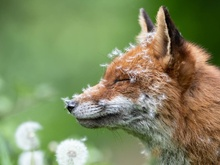
%> input picture raposa.jpg, 220 x 165 px, shrunk from 800 x 601 before the run
$ octave run_all_tex_needs.m   (GNU Octave 9; MATLAB toolbox functions it lacks are replaced by stand-ins)
%> lines starting %> are read from the running program, lines starting %| are printed output that depends on the picture
### q1/tex.m
mkdir('.out');

raposa = imread('raposa.jpg');
%> raposa is the input picture: size 165x220x3 uint8; mean R, G, B 128.5, 137.8, 95.9
borboleta = imread('borboleta.jpg');
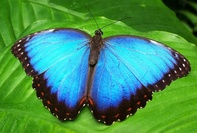
%> input picture borboleta.jpg, 197 x 133 px, shrunk from 718 x 482 before the run
%> borboleta is the input picture: size 133x197x3 uint8; mean R, G, B 68.4, 140, 88.1

imwrite(raposa, '.out/raposa.png');
imwrite(borboleta, '.out/borboleta.png');

imwrite(rgb2gray(raposa), '.out/raposa_gray.png');
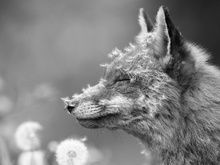
%> saved as raposa_gray.png: size 165x220 uint8; min 1, max 251, mean 130.2
imwrite(rgb2gray(borboleta), '.out/borboleta_gray.png');
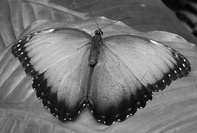
%> saved as borboleta_gray.png: size 133x197 uint8; min 2, max 253, mean 112.6

### scripts/run_all_tex_needs.m
%> (the program exits here)
